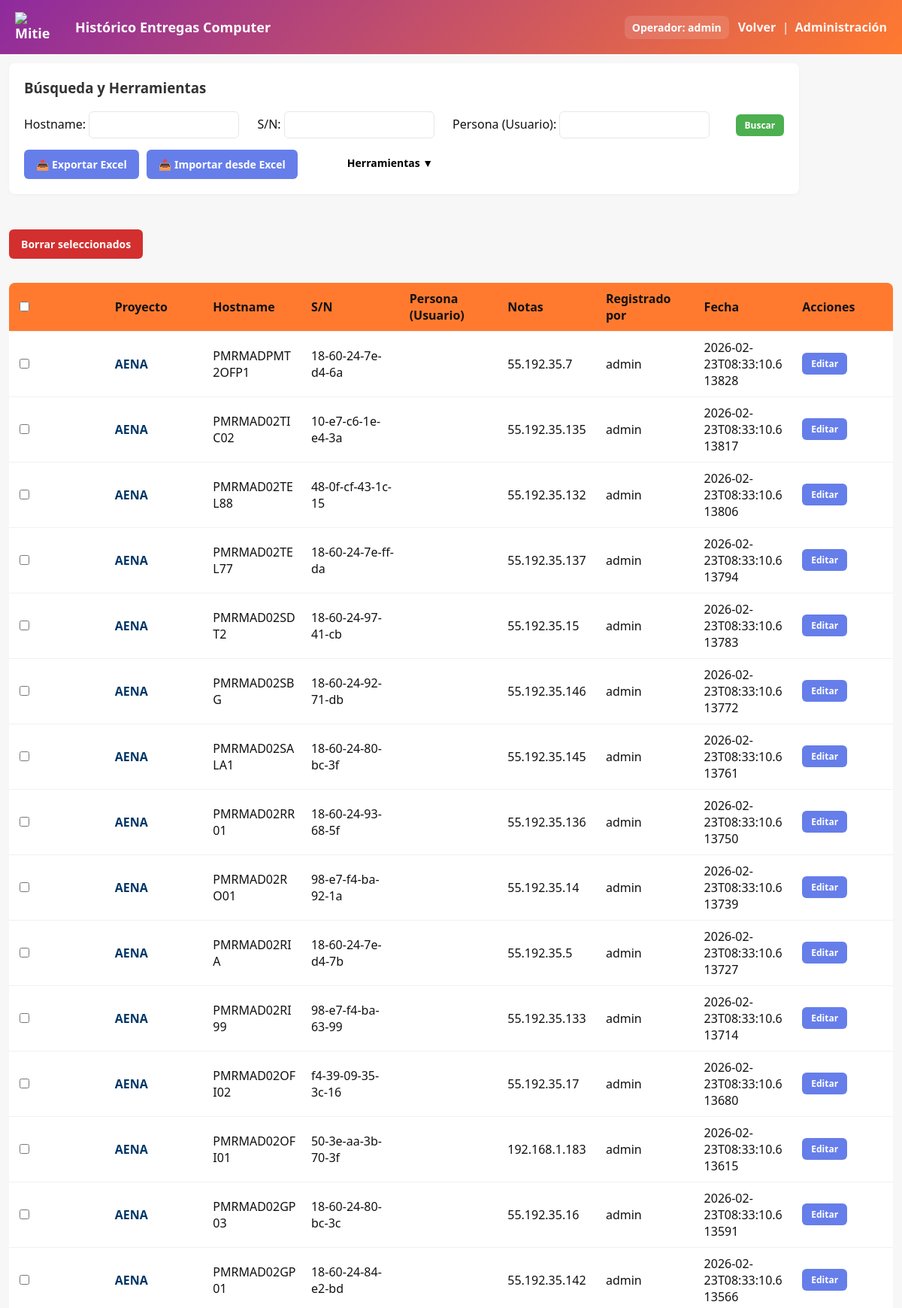
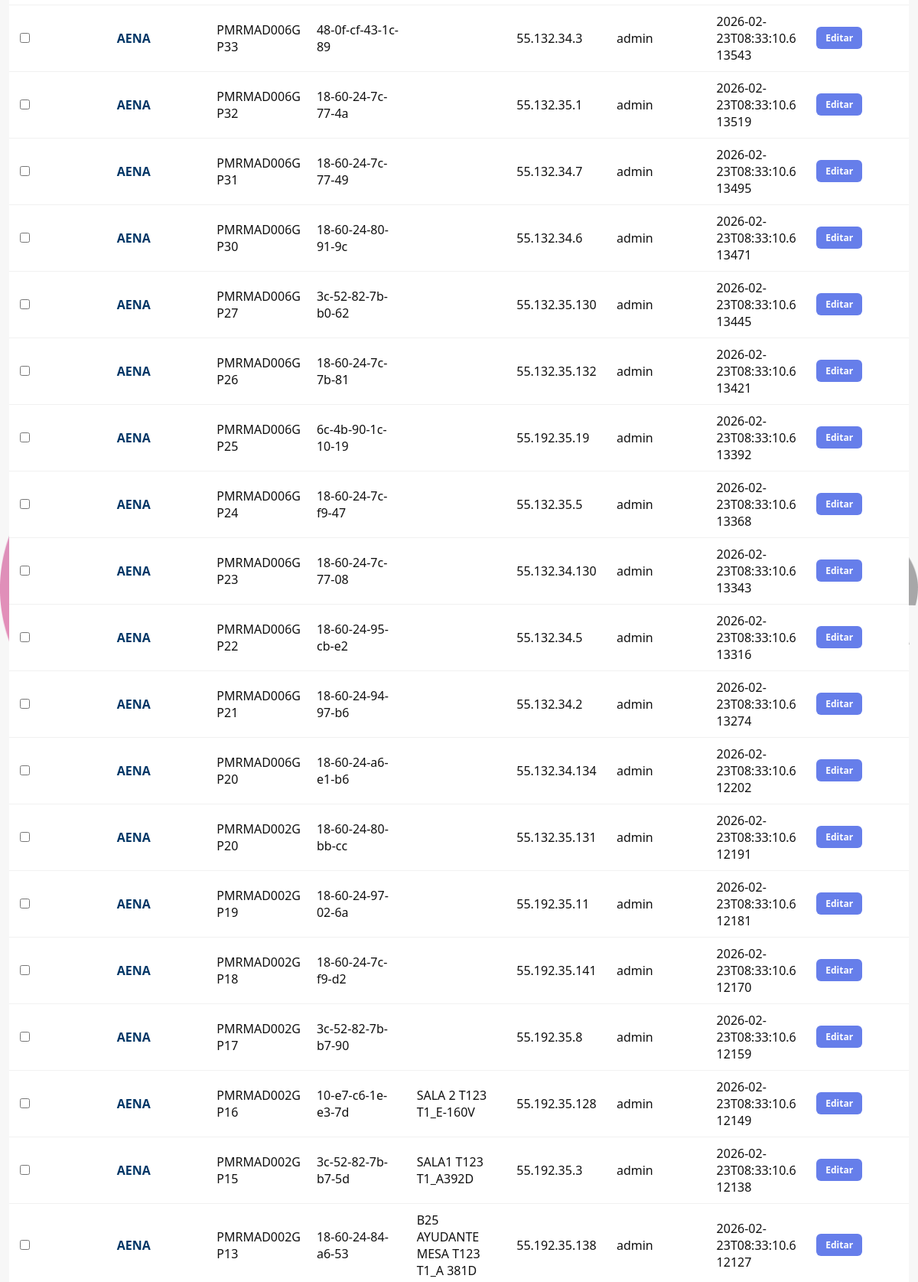
Screenshot of /history_computers_entrega (signed in, upper part) with the database file from the repository (2 pictures, top to bottom).
### tables this page shows
CREATE TABLE usuarios (
                id INTEGER PRIMARY KEY AUTOINCREMENT,
                username TEXT UNIQUE NOT NULL,
                password TEXT NOT NULL,
                rol TEXT NOT NULL,
                activo INTEGER DEFAULT 1,
                fecha_creacion TEXT
            , notas TEXT);

CREATE TABLE computers (
                id INTEGER PRIMARY KEY AUTOINCREMENT,
                hostname TEXT,
                numero_serie TEXT,
                apellidos_nombre TEXT,
                notas TEXT,
                tipo TEXT,
                usuario TEXT,
                timestamp TEXT
            , proyecto TEXT DEFAULT 'Mitie');

### routes/history.py (the view)
@history_bp.route('/history_computers_entrega')
@require_permission('ver_historico')
def history_computers_entrega():
    return _render_computers_history('Entrega', 'Histórico Entregas Computer')

### models.py (called while the page is built)
def get_db():
    db = getattr(g, '_database', None)
    if db is None:
        db = g._database = sqlite3.connect(DB_PATH)
        db.row_factory = sqlite3.Row
        db.execute('PRAGMA journal_mode=WAL')  # Mejor rendimiento concurrente
    return db

    def tiene_permiso(self, permiso):
        return permiso in ROLES_PERMISOS.get(self.rol, [])

### routes/history.py (called while the page is built)
def _build_computers_query(tipo):
    hostname_search = request.args.get('hostname', '').strip()
    sn_search = request.args.get('sn', '').strip()
    persona_search = request.args.get('persona', '').strip()
    proyecto_filter = request.args.get('proyecto', '').strip()
    query = 'SELECT * FROM computers WHERE tipo = ?'
    params = [tipo]
    if hostname_search:
        query += ' AND hostname LIKE ?'
        params.append(f'%{hostname_search}%')
    if sn_search:
        query += ' AND numero_serie LIKE ?'
        params.append(f'%{sn_search}%')
    if persona_search:
        query += ' AND apellidos_nombre LIKE ?'
        params.append(f'%{persona_search}%')
    if proyecto_filter:
        query += ' AND proyecto = ?'
        params.append(proyecto_filter)
    query += ' ORDER BY timestamp DESC'
    return query, params, hostname_search, sn_search, persona_search, proyecto_filter

def _render_computers_history(tipo, title_prefix):
    query, params, hostname_search, sn_search, persona_search, proyecto_filter = _build_computers_query(tipo)
    db = get_db()
    pag = paginate_query(db, query, params)
    display_title = f"{title_prefix} {'- ' + proyecto_filter if proyecto_filter else ''}"
    return render_template(
        'history_computers.html', **pag,
        title=display_title,
        hostname_search=hostname_search,
        sn_search=sn_search,
        persona_search=persona_search,
        proyecto_filter=proyecto_filter,
        tipo_actual=tipo,
    )

### utils.py (called while the page is built)
def paginate_query(db, query, params, per_page=PER_PAGE):
    page = max(1, request.args.get('page', 1, type=int))
    count_query = f'SELECT COUNT(*) FROM ({query})'
    total = db.execute(count_query, params).fetchone()[0]
    total_pages = max(1, math.ceil(total / per_page))
    if page > total_pages:
        page = total_pages
    offset = (page - 1) * per_page
    paginated_query = f'{query} LIMIT ? OFFSET ?'
    rows = db.execute(paginated_query, params + [per_page, offset]).fetchall()
    return {
        'rows': rows,
        'page': page,
        'per_page': per_page,
        'total': total,
        'total_pages': total_pages,
    }

### templates/history_computers.html (shortened to what this page needs)
<!doctype html>
<html lang="es">
  <head>
    <link rel="stylesheet" href="/static/style.css">
  </head>
  <body>
    <header class="topbar">
      <h1><a href="/" style="display:inline-flex;align-items:center;text-decoration:none;color:inherit;"><img src="/static/mitie_logo.png" srcset="/static/mitie_logo@2x.png 2x" class="brand-logo" alt="Mitie" width="56" decoding="async"></a>{{ title }}</h1>
        <div style="display:flex;align-items:center;gap:12px">
          {% if current_user.is_authenticated %}
            <a class="user-badge" href="/perfil">Operador: {{ current_user.username }}</a>
          {% endif %}
          <div>
        <a class="history-link" href="/">Volver</a>
        {% if current_user.is_authenticated and current_user.tiene_permiso('administracion') %}
          &nbsp;|&nbsp;
          <a class="history-link" href="/administracion">Administración</a>
        {% endif %}
      </div>
    </header>
    <main class="container history">
      <div class="search-box">
        <h3>Búsqueda y Herramientas</h3>
        <form method="get" style="display:inline-block;">
          <label>Hostname: <input type="text" name="hostname" value="{{ hostname_search }}"></label>
          <label>S/N: <input type="text" name="sn" value="{{ sn_search }}"></label>
          <label>Persona (Usuario): <input type="text" name="persona" value="{{ persona_search }}"></label>
          <button type="submit" class="btn-secondary btn-small">Buscar</button>
        </form>
        <div class="search-actions">
          <a href="/history_computers/export?tipo={{ tipo_actual }}&hostname={{ hostname_search }}&sn={{ sn_search }}&persona={{ persona_search }}&proyecto={{ proyecto_filter }}" class="btn-secondary">📤 Exportar Excel</a>
          <a href="/history_computers/import?proyecto={{ proyecto_filter }}" class="btn-secondary">📥 Importar desde Excel</a>
          <div class="dropdown-menu">
            <button class="dropdown-toggle" onclick="toggleDropdown(event)">Herramientas ▼</button>
          </div>
        </div>
      </div>
      <div style="margin-top:12px; margin-bottom: 12px;">
        <button id="delete-selected-btn" type="button" class="btn-secondary btn-danger">Borrar seleccionados</button>
      </div>
      <table>
        <thead>
          <tr>
            <th><input type="checkbox" id="select-all"></th>
            <th>Proyecto</th>
            <th>Hostname</th>
            <th>S/N</th>
            <th>Persona (Usuario)</th>
            <th>Notas</th>
            <th>Registrado por</th>
            <th>Fecha</th>
            {% if current_user.is_authenticated and current_user.tiene_permiso('administracion') %}
            <th>Acciones</th>
            {% endif %}
          </tr>
        </thead>
        <tbody>
          {% for r in rows %}
          <tr>
            <td><input type="checkbox" class="row-select" value="{{ r['id'] }}"></td>
            <td style="font-weight:bold; color: {{ '#003666' if r['proyecto'] == 'AENA' else '#e30613' }}">{{ r['proyecto'] or 'Mitie' }}</td>
            <td>{{ r['hostname'] }}</td>
            <td>{{ r['numero_serie'] }}</td>
            <td>{{ r['apellidos_nombre'] }}</td>
            <td>{{ r['notas'] }}</td>
            <td>{{ r['usuario'] }}</td>
            <td>{{ r['timestamp'] }}</td>
            {% if current_user.is_authenticated and current_user.tiene_permiso('administracion') %}
            <td><a href="/history_computers/{{ r['id'] }}/editar" class="btn-secondary btn-small">Editar</a></td>
            {% endif %}
          </tr>
          {% else %}
          <tr><td colspan="9">No hay registros.</td></tr>
          {% endfor %}
        </tbody>
      </table>
    </main>
  </body>
</html>

### static/style.css (style rules this page uses)
:root { --brand-orange: #ff7a2f; --brand-magenta: #8e2a9e; --brand-gradient: linear-gradient(135deg,var(--brand-magenta),var(--brand-orange)); --brand-dark: #3b1f3f; --brand-text: #4b4b4b; --accent: var(--brand-orange); --muted: #f7f7f7; --text: #111; }
* { box-sizing:border-box;font-family:Segoe UI, Roboto, Arial, sans-serif }
body { margin:0;background:var(--muted);color:var(--text) }
.topbar { background:var(--brand-gradient);padding:16px 20px;display:flex;align-items:center;justify-content:space-between;color:#fff }
.topbar h1 { margin:0;font-size:18px;display:flex;align-items:center;gap:12px }
.brand-logo { width:56px;height:auto;display:inline-block;vertical-align:middle;margin-right:12px }
.history-link { color:rgba(255,255,255,0.95);text-decoration:none;font-weight:600 }
.container { display:flex;flex-direction:column;align-content:space-between;justify-content:center;align-items:flex-start;gap:20px;padding:24px;width:100%;margin:0;max-width:none;height:calc(100vh - 72px);box-sizing:border-box }
.search-box { background:#fff;padding:18px;border-radius:8px;margin-bottom:20px;box-shadow:0 1px 4px rgba(0,0,0,0.04) }
.search-box h3 { margin-top:0;color:#333 }
.search-box label { display:inline-block;margin-right:20px }
.search-box input { padding:8px;border:1px solid #e7e7e7;border-radius:6px;width:200px }
.search-box > form button { padding:8px 16px;margin-left:10px;background:#4caf50;color:white;border:none;border-radius:6px;cursor:pointer }
.search-box .dropdown-toggle { padding:8px 16px;background:transparent;border:none;color:#000;cursor:pointer;margin-left:20px }
.btn-secondary { background: #667eea; color: white; padding: 10px 16px; border: none; border-radius: 6px; text-decoration: none; cursor: pointer; display: inline-block; font-size: 14px; font-weight: 600; transition: background 0.3s; }
.btn-small { padding: 6px 12px !important; font-size: 12px !important; }
.btn-danger { background: #d32f2f !important; color: white !important; }
table { width:100%;border-collapse:collapse;background:#fff;border-radius:8px;overflow:hidden }
th,td { padding:10px;text-align:left;border-bottom:1px solid #f1f1f1 }
thead th { background:var(--accent) }
.history { height:100vh;display:flex;flex-direction:column;margin:0;padding:12px;max-width:none }
.history .search-box { margin-bottom:15px;flex-shrink:0 }
.history table { flex:1;overflow-y:auto;display:block }
.history thead { display:table;width:100%;table-layout:fixed;background:var(--yellow) }
.history tbody { display:block;overflow-y:auto;height:calc(100vh - 250px) }
.history tr { display:table;width:100%;table-layout:fixed }
.history th, .history td { padding:10px;text-align:left;border-bottom:1px solid #f1f1f1;word-break:break-word }
.topbar { position: relative; z-index: 1200; }
main.container { position: relative; z-index: 2; }
.user-badge { margin-left:16px;padding:6px 10px;background:rgba(255,255,255,0.12);color:#fff;border-radius:8px;font-weight:700;font-size:14px;text-decoration:none;display:inline-block;cursor:pointer }
.dropdown-menu { position:relative;display:inline-block;margin-left:20px }
.dropdown-toggle { padding:8px 16px;background:transparent;border:none;border-radius:8px;cursor:pointer;color:#000;font-weight:600;font-size:14px;transition:background 0.2s ease }

### templates/history_computers.html (style rules this page uses)
.search-box { background: #ffffffee; padding: 20px; border-radius: 8px; margin-bottom: 20px; box-shadow: 0 1px 4px rgba(0,0,0,0.04); }
.search-actions { display: flex; gap: 10px; margin-top: 15px; }

### rows the page displays
usuarios: username "admin"
computers: proyecto "AENA", hostname "PMRMADPMT2OFP1", numero_serie "18-60-24-7e-d4-6a", notas "55.192.35.7", usuario "admin", timestamp "2026-02-23T08:33:10.613828"
computers: proyecto "AENA", hostname "PMRMAD02TIC02", numero_serie "10-e7-c6-1e-e4-3a", notas "55.192.35.135", usuario "admin", timestamp "2026-02-23T08:33:10.613817"
computers: proyecto "AENA", hostname "PMRMAD02TEL88", numero_serie "48-0f-cf-43-1c-15", notas "55.192.35.132", usuario "admin", timestamp "2026-02-23T08:33:10.613806"
computers: proyecto "AENA", hostname "PMRMAD02TEL77", numero_serie "18-60-24-7e-ff-da", notas "55.192.35.137", usuario "admin", timestamp "2026-02-23T08:33:10.613794"
computers: proyecto "AENA", hostname "PMRMAD02SDT2", numero_serie "18-60-24-97-41-cb", notas "55.192.35.15", usuario "admin", timestamp "2026-02-23T08:33:10.613783"
computers: proyecto "AENA", hostname "PMRMAD02SBG", numero_serie "18-60-24-92-71-db", notas "55.192.35.146", usuario "admin", timestamp "2026-02-23T08:33:10.613772"
computers: proyecto "AENA", hostname "PMRMAD02SALA1", numero_serie "18-60-24-80-bc-3f", notas "55.192.35.145", usuario "admin", timestamp "2026-02-23T08:33:10.613761"
computers: proyecto "AENA", hostname "PMRMAD02RR01", numero_serie "18-60-24-93-68-5f", notas "55.192.35.136", usuario "admin", timestamp "2026-02-23T08:33:10.613750"
computers: proyecto "AENA", hostname "PMRMAD02RO01", numero_serie "98-e7-f4-ba-92-1a", notas "55.192.35.14", usuario "admin", timestamp "2026-02-23T08:33:10.613739"
computers: proyecto "AENA", hostname "PMRMAD02RIA", numero_serie "18-60-24-7e-d4-7b", notas "55.192.35.5", usuario "admin", timestamp "2026-02-23T08:33:10.613727"
computers: proyecto "AENA", hostname "PMRMAD02RI99", numero_serie "98-e7-f4-ba-63-99", notas "55.192.35.133", usuario "admin", timestamp "2026-02-23T08:33:10.613714"
computers: proyecto "AENA", hostname "PMRMAD02OFI02", numero_serie "f4-39-09-35-3c-16", notas "55.192.35.17", usuario "admin", timestamp "2026-02-23T08:33:10.613680"
computers: proyecto "AENA", hostname "PMRMAD02OFI01", numero_serie "50-3e-aa-3b-70-3f", notas "192.168.1.183", usuario "admin", timestamp "2026-02-23T08:33:10.613615"
computers: proyecto "AENA", hostname "PMRMAD02GP03", numero_serie "18-60-24-80-bc-3c", notas "55.192.35.16", usuario "admin", timestamp "2026-02-23T08:33:10.613591"
computers: proyecto "AENA", hostname "PMRMAD02GP01", numero_serie "18-60-24-84-e2-bd", notas "55.192.35.142", usuario "admin", timestamp "2026-02-23T08:33:10.613566"
computers: proyecto "AENA", hostname "PMRMAD006GP33", numero_serie "48-0f-cf-43-1c-89", notas "55.132.34.3", usuario "admin", timestamp "2026-02-23T08:33:10.613543"
computers: proyecto "AENA", hostname "PMRMAD006GP32", numero_serie "18-60-24-7c-77-4a", notas "55.132.35.1", usuario "admin", timestamp "2026-02-23T08:33:10.613519"
computers: proyecto "AENA", hostname "PMRMAD006GP31", numero_serie "18-60-24-7c-77-49", notas "55.132.34.7", usuario "admin", timestamp "2026-02-23T08:33:10.613495"
computers: proyecto "AENA", hostname "PMRMAD006GP30", numero_serie "18-60-24-80-91-9c", notas "55.132.34.6", usuario "admin", timestamp "2026-02-23T08:33:10.613471"
computers: proyecto "AENA", hostname "PMRMAD006GP27", numero_serie "3c-52-82-7b-b0-62", notas "55.132.35.130", usuario "admin", timestamp "2026-02-23T08:33:10.613445"
computers: proyecto "AENA", hostname "PMRMAD006GP26", numero_serie "18-60-24-7c-7b-81", notas "55.132.35.132", usuario "admin", timestamp "2026-02-23T08:33:10.613421"
computers: proyecto "AENA", hostname "PMRMAD006GP25", numero_serie "6c-4b-90-1c-10-19", notas "55.192.35.19", usuario "admin", timestamp "2026-02-23T08:33:10.613392"
computers: proyecto "AENA", hostname "PMRMAD006GP24", numero_serie "18-60-24-7c-f9-47", notas "55.132.35.5", usuario "admin", timestamp "2026-02-23T08:33:10.613368"
computers: proyecto "AENA", hostname "PMRMAD006GP23", numero_serie "18-60-24-7c-77-08", notas "55.132.34.130", usuario "admin", timestamp "2026-02-23T08:33:10.613343"
computers: proyecto "AENA", hostname "PMRMAD006GP22", numero_serie "18-60-24-95-cb-e2", notas "55.132.34.5", usuario "admin", timestamp "2026-02-23T08:33:10.613316"
computers: proyecto "AENA", hostname "PMRMAD006GP21", numero_serie "18-60-24-94-97-b6", notas "55.132.34.2", usuario "admin", timestamp "2026-02-23T08:33:10.613274"
computers: proyecto "AENA", hostname "PMRMAD006GP20", numero_serie "18-60-24-a6-e1-b6", notas "55.132.34.134", usuario "admin", timestamp "2026-02-23T08:33:10.612202"
computers: proyecto "AENA", hostname "PMRMAD002GP20", numero_serie "18-60-24-80-bb-cc", notas "55.132.35.131", usuario "admin", timestamp "2026-02-23T08:33:10.612191"
computers: proyecto "AENA", hostname "PMRMAD002GP19", numero_serie "18-60-24-97-02-6a", notas "55.192.35.11", usuario "admin", timestamp "2026-02-23T08:33:10.612181"
computers: proyecto "AENA", hostname "PMRMAD002GP18", numero_serie "18-60-24-7c-f9-d2", notas "55.192.35.141", usuario "admin", timestamp "2026-02-23T08:33:10.612170"
computers: proyecto "AENA", hostname "PMRMAD002GP17", numero_serie "3c-52-82-7b-b7-90", notas "55.192.35.8", usuario "admin", timestamp "2026-02-23T08:33:10.612159"
computers: proyecto "AENA", hostname "PMRMAD002GP16", numero_serie "10-e7-c6-1e-e3-7d", apellidos_nombre "SALA 2 T123 T1_E-160V", notas "55.192.35.128", usuario "admin", timestamp "2026-02-23T08:33:10.612149"
computers: proyecto "AENA", hostname "PMRMAD002GP15", numero_serie "3c-52-82-7b-b7-5d", apellidos_nombre "SALA1 T123 T1_A392D", notas "55.192.35.3", usuario "admin", timestamp "2026-02-23T08:33:10.612138"
computers: proyecto "AENA", hostname "PMRMAD002GP13", numero_serie "18-60-24-84-a6-53", apellidos_nombre "B25 AYUDANTE MESA T123 T1_A 381D", notas "55.192.35.138", usuario "admin", timestamp "2026-02-23T08:33:10.612127"

### other values shown
{{ title }} "Histórico Entregas Computer"
